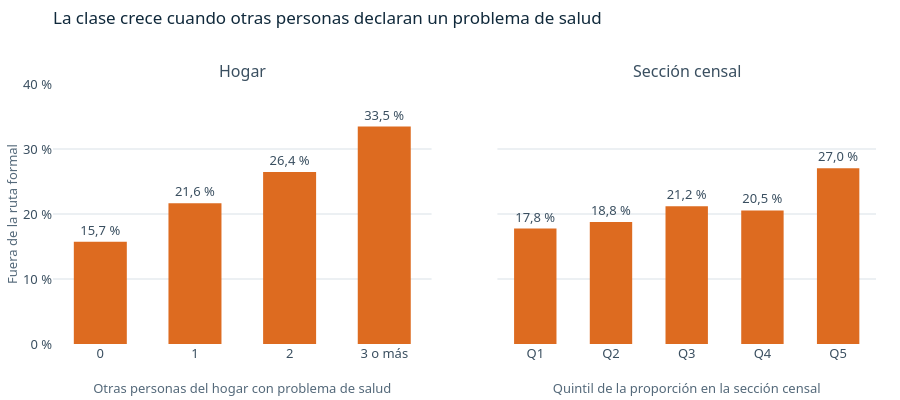

This figure's notebook cell:
### Markdown cell above
### Qué se excluyó para evitar fugas

| Variable | Motivo |
|:--|:--|
| `P_QUEHIZO_PPAL`, `PA_LO_ATENDIERON` | Construyen la respuesta |
| `PA1_CALIDAD_SERV` | Solo se conoce después de usar el servicio |
| `P_TRABAJO`, `PA_ASISTENCIA` | Se miden en el mismo censo y podrían ser consecuencia del episodio de la propia persona |
| `P_ENFERMO` de la persona | Define la cohorte: vale 1 para todos |
| Identificadores | No describen a la persona |

### Las dos variables de contexto

- `HOGAR_OTROS_ENFERMOS`: otras personas del mismo hogar que declararon un problema de salud.
- `SECCION_PCT_ENFERMOS`: proporción que lo declaró entre las personas de la misma sección censal fuera del hogar, con respuesta válida.

Se calculan en [`ml_salud/contexto.py`](https://github.com/acarvajalb21/EDAPYTHON/blob/main/ml_salud/contexto.py) con `P_ENFERMO` de todas las personas del archivo censal. No usan la acción declarada ni la etiqueta, así que no revelan la respuesta. Sin embargo, se miden en el mismo censo: no son información previa al episodio.

### Code cell
otros = df["HOGAR_OTROS_ENFERMOS"].clip(upper=3).astype(int)
hogar = df.groupby(otros)["SIN_ACCESO"].agg(personas="size", tasa="mean")
quintil = pd.qcut(df["SECCION_PCT_ENFERMOS"], 5, labels=False) + 1
seccion = df.groupby(quintil).agg(personas=("SIN_ACCESO", "size"), tasa=("SIN_ACCESO", "mean"),
                                  media=("SECCION_PCT_ENFERMOS", "mean"))

fig = make_subplots(rows=1, cols=2, shared_yaxes=True, subplot_titles=("Hogar", "Sección censal"), horizontal_spacing=0.08)
for columna, (tabla, etiquetas_x, xlabel) in enumerate((
    (hogar, ["0", "1", "2", "3 o más"], "Otras personas del hogar con problema de salud"),
    (seccion, [f"Q{q}" for q in seccion.index], "Quintil de la proporción en la sección censal"),
), start=1):
    fig.add_trace(go.Bar(
        x=etiquetas_x, y=tabla["tasa"] * 100, marker_color=FUERA, width=0.56,
        text=[porcentaje(v) for v in tabla["tasa"]], textposition="outside", cliponaxis=False,
        customdata=tabla["personas"],
        hovertemplate="%{x}<br>Fuera de la ruta formal: %{y:.1f} %<br>%{customdata:,} personas<extra></extra>",
    ), row=1, col=columna)
    fig.update_xaxes(title_text=xlabel, showgrid=False, row=1, col=columna)
fig.update_xaxes(type="category")
fig.update_yaxes(range=[0, 40], ticksuffix=" %")
fig.update_yaxes(title_text="Fuera de la ruta formal", row=1, col=1)
fig.update_layout(showlegend=False)
rotular(fig, "La clase crece cuando otras personas declaran un problema de salud")
mostrar_figura(fig, alto=400, ancho=940)

cambio = pd.DataFrame({"personas": hogar["personas"].map(entero)})
for codigo, nombre in ((8, "Se autorrecetó"), (7, "Remedios caseros"), (3, "Boticario"), (9, "No hizo nada"), (1, "EPS o entidad")):
    cambio[nombre] = accion.eq(codigo).groupby(otros).mean().map(porcentaje)
ver(cambio.reset_index().rename(columns={"HOGAR_OTROS_ENFERMOS": "Otros enfermos (3 = 3 o más)", "personas": "Personas"}),
    "Acción principal según las otras personas del hogar con problema de salud")
ver(pd.DataFrame({"Quintil": seccion.index, "Personas": seccion["personas"].map(entero).to_numpy(),
                  "Proporción media en la sección": seccion["media"].map(porcentaje).to_numpy(),
                  "Fuera de la ruta formal": seccion["tasa"].map(porcentaje).to_numpy()}),
    "Clase según la proporción con problema de salud en la sección censal")

### Figure 1 — Plotly figure (JSON) as saved in the notebook; plotly's stock layout.template omitted (floating-point values rounded to 4 significant figures)
{"data": [{"cliponaxis": false, "customdata": [61255, 38937, 20132, 15710], "hovertemplate": "%{x}<br>Fuera de la ruta formal: %{y:.1f} %<br>%{customdata:,} personas<extra></extra>", "marker": {"color": "#DD6B20"}, "text": ["15,7 %", "21,6 %", "26,4 %", "33,5 %"], "textposition": "outside", "type": "bar", "width": 0.56, "x": ["0", "1", "2", "3 o más"], "xaxis": "x", "y": [15.75, 21.64, 26.45, 33.45], "yaxis": "y"}, {"cliponaxis": false, "customdata": [27207, 27207, 27209, 27213, 27198], "hovertemplate": "%{x}<br>Fuera de la ruta formal: %{y:.1f} %<br>%{customdata:,} personas<extra></extra>", "marker": {"color": "#DD6B20"}, "text": ["17,8 %", "18,8 %", "21,2 %", "20,5 %", "27,0 %"], "textposition": "outside", "type": "bar", "width": 0.56, "x": ["Q1", "Q2", "Q3", "Q4", "Q5"], "xaxis": "x2", "y": [17.76, 18.77, 21.2, 20.54, 27.04], "yaxis": "y2"}], "layout": {"annotations": [{"font": {"size": 16}, "showarrow": false, "text": "Hogar", "x": 0.23, "xanchor": "center", "xref": "paper", "y": 1.0, "yanchor": "bottom", "yref": "paper"}, {"font": {"size": 16}, "showarrow": false, "text": "Sección censal", "x": 0.77, "xanchor": "center", "xref": "paper", "y": 1.0, "yanchor": "bottom", "yref": "paper"}], "height": 400, "showlegend": false, "title": {"font": {"color": "#10293B", "size": 17}, "pad": {"t": 12}, "subtitle": {"font": {"color": "#54697A", "size": 13}, "text": ""}, "text": "La clase crece cuando otras personas declaran un problema de salud", "x": 0, "xanchor": "left", "xref": "paper", "y": 1, "yanchor": "top", "yref": "container"}, "xaxis": {"anchor": "y", "domain": [0.0, 0.46], "showgrid": false, "title": {"text": "Otras personas del hogar con problema de salud"}, "type": "category"}, "xaxis2": {"anchor": "y2", "domain": [0.54, 1.0], "showgrid": false, "title": {"text": "Quintil de la proporción en la sección censal"}, "type": "category"}, "yaxis": {"anchor": "x", "domain": [0.0, 1.0], "range": [0, 40], "ticksuffix": " %", "title": {"text": "Fuera de la ruta formal"}}, "yaxis2": {"anchor": "x2", "domain": [0.0, 1.0], "matches": "y", "range": [0, 40], "showticklabels": false, "ticksuffix": " %"}}}
